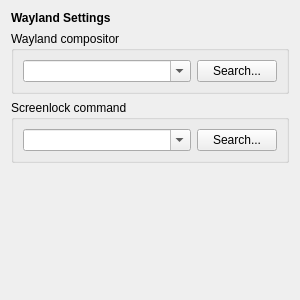
<?xml version="1.0" encoding="UTF-8"?>
<ui version="4.0">
 <class>WaylandSettings</class>
 <widget class="QWidget" name="WaylandSettings">
  <property name="geometry">
   <rect>
    <x>0</x>
    <y>0</y>
    <width>300</width>
    <height>300</height>
   </rect>
  </property>
  <layout class="QVBoxLayout" name="verticalLayout">
   <item>
    <widget class="QLabel" name="label">
     <property name="font">
      <font>
       <weight>75</weight>
       <bold>true</bold>
      </font>
     </property>
     <property name="text">
      <string>Wayland Settings</string>
     </property>
    </widget>
   </item>
   <item>
    <widget class="QGroupBox" name="groupBox">
     <property name="title">
      <string>Wayland compositor</string>
     </property>
     <layout class="QHBoxLayout" name="horizontalLayout">
      <item>
       <widget class="QComboBox" name="compositorComboBox">
        <property name="sizePolicy">
         <sizepolicy hsizetype="MinimumExpanding" vsizetype="Fixed">
          <horstretch>0</horstretch>
          <verstretch>0</verstretch>
         </sizepolicy>
        </property>
        <property name="editable">
         <bool>true</bool>
        </property>
       </widget>
      </item>
      <item>
       <widget class="QPushButton" name="findCompositorButton">
        <property name="text">
         <string>Search...</string>
        </property>
       </widget>
      </item>
     </layout>
    </widget>
   </item>
   <item>
    <widget class="QGroupBox" name="groupBox_2">
     <property name="title">
      <string>Screenlock command</string>
     </property>
     <layout class="QHBoxLayout" name="horizontalLayout_1">
      <item>
       <widget class="QComboBox" name="wayLockCommandComboBox">
        <property name="sizePolicy">
         <sizepolicy hsizetype="MinimumExpanding" vsizetype="Fixed">
          <horstretch>0</horstretch>
          <verstretch>0</verstretch>
         </sizepolicy>
        </property>
        <property name="toolTip">
         <string>Use &quot;loginctl lock-session&quot; on kwin_wayland</string>
        </property>
        <property name="editable">
         <bool>true</bool>
        </property>
       </widget>
      </item>
      <item>
       <widget class="QPushButton" name="findWayLockCommandButton">
        <property name="text">
         <string>Search...</string>
        </property>
       </widget>
      </item>
     </layout>
    </widget>
   </item>
   <item>
    <spacer name="verticalSpacer">
     <property name="orientation">
      <enum>Qt::Vertical</enum>
     </property>
     <property name="sizeType">
      <enum>QSizePolicy::MinimumExpanding</enum>
     </property>
     <property name="sizeHint" stdset="0">
      <size>
       <width>10</width>
       <height>10</height>
      </size>
     </property>
    </spacer>
   </item>
  </layout>
 </widget>
 <resources/>
 <connections/>
</ui>
